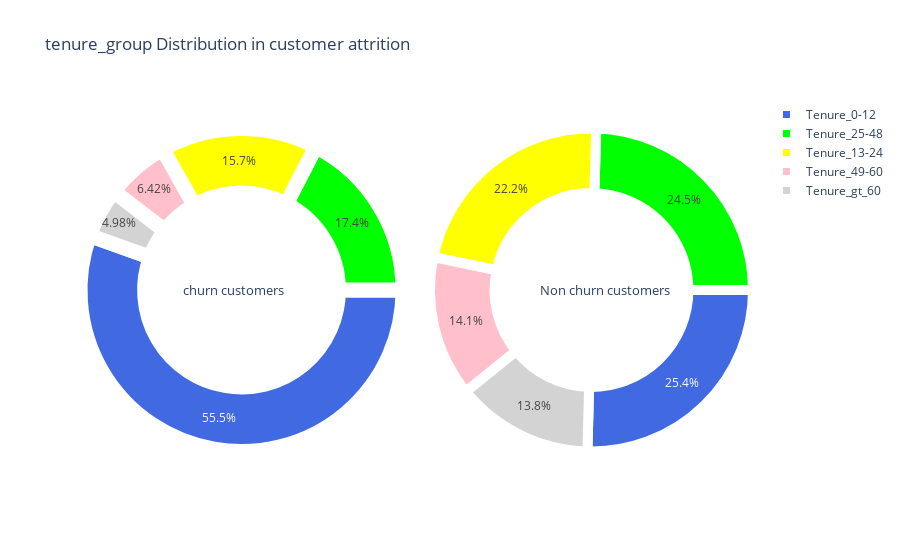

The code cell stored with this chart in its notebook:
### Markdown cell above
# Tenure_group

### Code cell
#function  for pie plot for customer attrition types
trace1 = go.Pie(values  = churn['tenure_group'].value_counts().values.tolist(), # takes only values of male n female
                    labels  = churn['tenure_group'].value_counts().keys().tolist(),# taeks only labels Female n male
                    domain  = dict(x = [0,.48]), # size of diagram
                    marker = dict(colors =  [ 'royalblue' ,'lime','yellow','pink','lightgrey'], # colour inside the Pie charts
                             line = dict(color = "white",width = 15.0)), # line is whit an width of line 
               rotation = 90,hole = .6) # rotation like a circle & hole circle inside Pie charts
    
    
trace2 = go.Pie(values  = not_churn['tenure_group'].value_counts().values.tolist(),
                    labels  = not_churn['tenure_group'].value_counts().keys().tolist(),
                    domain  = dict(x = [.52,1]),
                    marker = dict(colors =  [ 'royalblue' ,'lime','yellow','pink','lightgrey'],
                             line = dict(color = "white",width =  10.0)),
               rotation = 90,hole = .6)
        


layout = go.Layout(dict(title = " tenure_group Distribution in customer attrition "),
                   annotations = [dict(text = "churn customers",
                                                font = dict(size = 13),# font size of Churn Customers
                                                showarrow = False,
                                                x = .15, y = .5),
                                           dict(text = "Non churn customers",
                                                font = dict(size = 13),
                                                showarrow = False,
                                                x = .88,y = .5
                                               )
                                          ]
                           )
                      

data = [trace1,trace2]
fig  = go.Figure(data = data,layout = layout)
py.iplot(fig)

### Figure 1 — Plotly figure (JSON) as saved in the notebook; plotly's stock layout.template omitted (floating-point values rounded to 4 significant figures)
{"data": [{"domain": {"x": [0, 0.48]}, "hole": 0.6, "labels": ["Tenure_0-12", "Tenure_25-48", "Tenure_13-24", "Tenure_49-60", "Tenure_gt_60"], "marker": {"colors": ["royalblue", "lime", "yellow", "pink", "lightgrey"], "line": {"color": "white", "width": 15}}, "rotation": 90, "type": "pie", "values": [1037, 325, 294, 120, 93]}, {"domain": {"x": [0.52, 1]}, "hole": 0.6, "labels": ["Tenure_gt_60", "Tenure_25-48", "Tenure_0-12", "Tenure_13-24", "Tenure_49-60"], "marker": {"colors": ["royalblue", "lime", "yellow", "pink", "lightgrey"], "line": {"color": "white", "width": 10}}, "rotation": 90, "type": "pie", "values": [1314, 1269, 1149, 730, 712]}], "layout": {"annotations": [{"font": {"size": 13}, "showarrow": false, "text": "churn customers", "x": 0.15, "y": 0.5}, {"font": {"size": 13}, "showarrow": false, "text": "Non churn customers", "x": 0.88, "y": 0.5}], "title": {"text": " tenure_group Distribution in customer attrition "}}}
